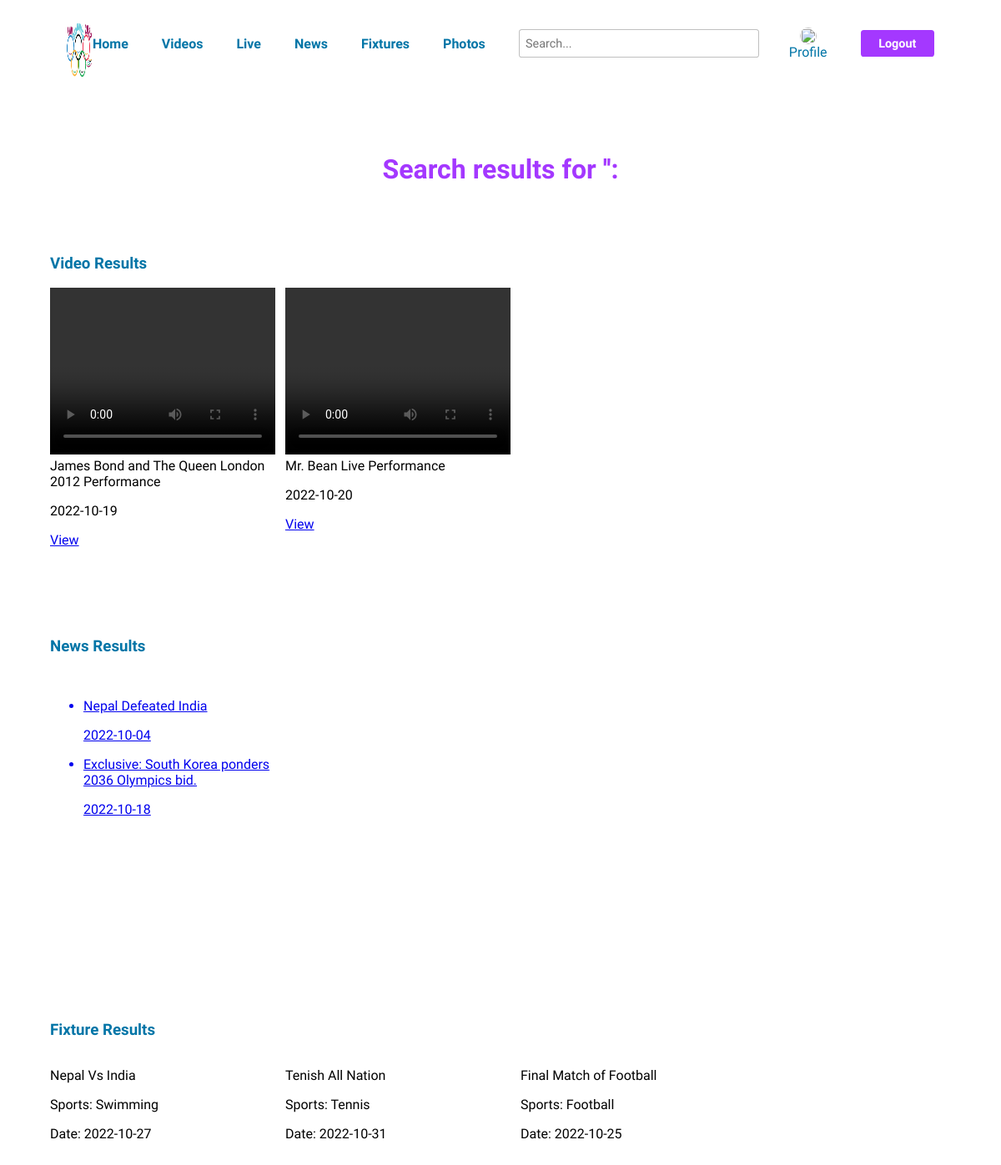
Screenshot of /search.php with the database file from the repository.
### tables this page shows
CREATE TABLE `videos` (
  `video_id` int(11) NOT NULL,
  `vTitle` varchar(255) NOT NULL,
  `vDescription` varchar(2000) NOT NULL,
  `vPath` varchar(255) NOT NULL,
  `date` varchar(255) NOT NULL,
  `vCategory` varchar(255) NOT NULL
);

CREATE TABLE `news` (
  `newsId` int(11) NOT NULL,
  `date` varchar(255) NOT NULL,
  `nDescription` varchar(255) NOT NULL,
  `nTitle` varchar(255) NOT NULL,
  `category_title` varchar(255) NOT NULL,
  `new_thumbnail` varchar(255) NOT NULL
);

CREATE TABLE `fixtures` (
  `fixId` int(11) NOT NULL,
  `fixtures` varchar(255) NOT NULL,
  `fixture_date` varchar(255) NOT NULL,
  `fixture_time` varchar(255) NOT NULL,
  `fixture_category` varchar(255) NOT NULL
);

### search.php (the view, shortened to what this page needs)
<!DOCTYPE html>
<html lang="en">
<head>
</head>
<body>
    <?php include('header.php') ?>
    <h1>Search results for '<?php echo $search ?>':</h1>
    <div class="result-container">
        <div class="video-results">
            <h3>Video Results</h3>
            <div class="card-section">
            <?php
                $select_videos = mysqli_query($connection, "SELECT * FROM videos WHERE vDescription LIKE '%$search%'");
                if(mysqli_num_rows($select_videos)==0){
                    echo "<p>No videos available</p>";
                }
                else{
                while($row=mysqli_fetch_assoc($select_videos)){
                    $video_id = $row['video_id'];
                    $video_title = $row['vTitle'];
                    $video_path = $row['vPath'];
                    $video_date = $row['date'];
                ?>
            <div class="card">
                <video width="100%" height="50%" controls>
                    <source src="uploads/<?php echo $video_path ?>" type="video/mp4">
                </video>
                <?php echo $video_title ?>
                <p>
                <p><?php echo $video_date?></p>
                <a href="view-video.php?vid=<?php echo $video_id ?>&title=<?php echo $video_title ?>&type=nonlive">View</a>
            </div>
            <?php } } ?>
            </div>
        </div>
        <div class="news-resutls">
            <h3>News Results</h3>
            <div class="card-section">
            <ul>
            <?php
        $select_news = mysqli_query($connection, "SELECT * FROM news WHERE nDescription LIKE '%$search%'");
        if(mysqli_num_rows($select_news)==0){
            echo "<p>No news available</p>";
        }
        else{
                $select_news = mysqli_query($connection, "SELECT * FROM news");
                while($row=mysqli_fetch_assoc($select_news)){
                    $newsId = $row['newsId'];
                    $news_title = $row['nTitle'];
                    $news_date = $row['date'];
                ?><a href="view_news.php?id=<?php echo $newsId?>">
                    <li>
                    <p><?php echo $news_title ?></p>
                <p><?php echo $news_date ?></p>
                    </li>
                    </a>
            <?php } } ?>
                </ul>
            </div>
        </div>
        <div class="fixture-results">
            <h3>Fixture Results</h3>
            <div class="card-section">
            <?php
        $select_fixtures = mysqli_query($connection, "SELECT * FROM fixtures WHERE fixtures LIKE '%$search%'");
        if(mysqli_num_rows($select_fixtures)==0){
            echo "<p>No fixtures available</p>";
        }
        else{
                while($row=mysqli_fetch_assoc($select_fixtures)){
                    $fixture_title = $row['fixtures'];
                    $fixture_category = $row['fixture_category'];
                    $fixture_date = $row['fixture_date'];
                    ?>
                    <div class="card">
                    <p><?php echo $fixture_title ?></p>
                    <p>Sports: <?php echo $fixture_category ?></p>
                    <p>Date: <?php echo $fixture_date ?></p>
                </div>
        <?php } }
        ?>
            </div>
        </div>
    </div>
</body>
</html>

### search.php (style rules this page uses)
* { font-family: 'Lexend', sans-serif; }
h1 { text-align: center; margin-top: 2.5em; color: #A438FF; }
.result-container { margin: 2.5em auto; padding: 1.5em 3em; width: 90%; height: auto; display: flex; flex-direction: column; }
.video-results, .news-results, .fixture-results { width: 100%; height: auto; display: flex; flex-direction: column; }
h3 { color: #0175a7; }
.card-section { width: 100%; height: auto; display: grid; grid-template-columns: repeat(auto-fit, minmax(25%, 25%)); grid-template-rows: repeat(auto-fit, minmax(25em, 25em)); column-gap: .75em; row-gap: .5em; }

### header.php (style rules this page uses)
* { font-family: 'Lexend', sans-serif; }
body { margin: 0; padding: 0; }

### rows the page displays
videos: vTitle "James Bond and The Queen London 2012 Performance", date "2022-10-19"
videos: vTitle "Mr. Bean Live Performance", date "2022-10-20"
news: nTitle "Nepal Defeated India", date "2022-10-04"
news: nTitle "Exclusive: South Korea ponders 2036 Olympics bid.", date "2022-10-18"
fixtures: fixtures "Nepal Vs India", fixture_category "Swimming", fixture_date "2022-10-27"
fixtures: fixtures "Tenish All Nation", fixture_category "Tennis", fixture_date "2022-10-31"
fixtures: fixtures "Final Match of Football", fixture_category "Football", fixture_date "2022-10-25"
